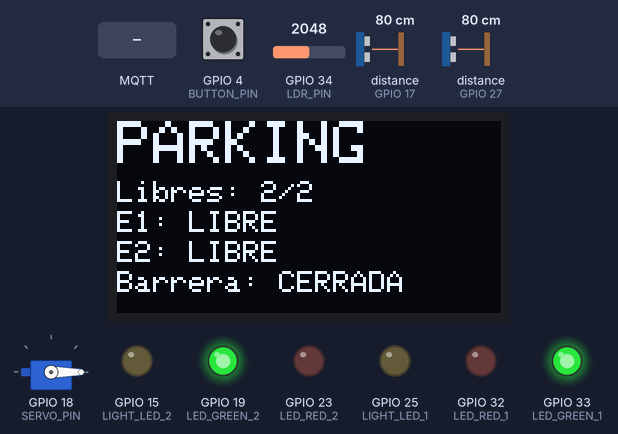
Recording of a sketch running on a simulated ESP32. Parts: servo, 128×64 one-colour display, output pins drawn as LEDs (lit = HIGH). Wiring (from diagram.json): 2 × ultrasonic range finder: trigger GPIO 26, echo GPIO 27 / trigger GPIO 16, echo GPIO 17. Inputs (shaded band) come from the test bench; at power-on: distance to the obstacle (sensors on GPIO 17, GPIO 27) 80 cm, GPIO 4 (BUTTON_PIN) HIGH, GPIO 34 (LDR_PIN) = 2048. The echo pulse lasts 58.3 µs per cm; WiFi joins after 1.5 s; servers stay silent unless stated; no MQTT or app messages arrive unless stated; pins used as bus, display or sensor lines are not drawn; what the sketch prints to the serial monitor is not drawn.

Above: at 2.7 s.
2.8 s: distance to the obstacle (sensor on GPIO 17) set to 12 cm
4.3 s: distance to the obstacle (sensor on GPIO 17) set to 9 cm
At 5.6 s:
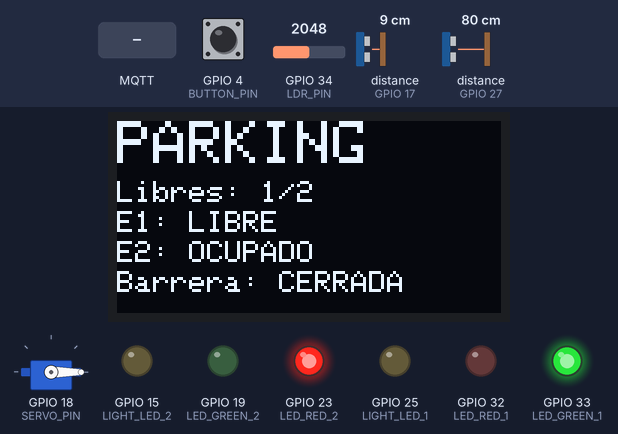
5.9 s: GPIO 4 (BUTTON_PIN) pulled LOW for 0.15 s
At 7.3 s:
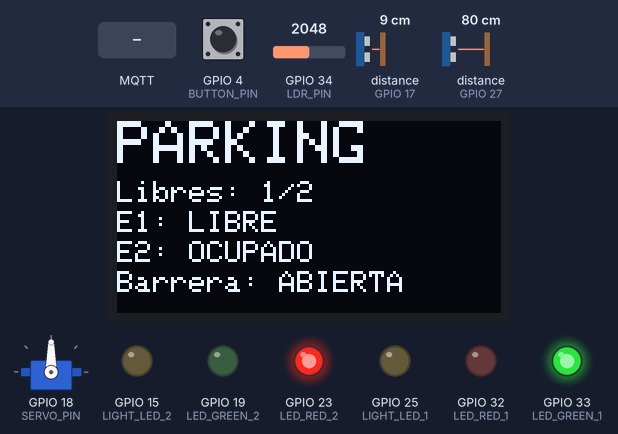
7.6 s: distance to the obstacle (sensor on GPIO 27) set to 12 cm
9.1 s: distance to the obstacle (sensor on GPIO 27) set to 9 cm
At 9.8 s:
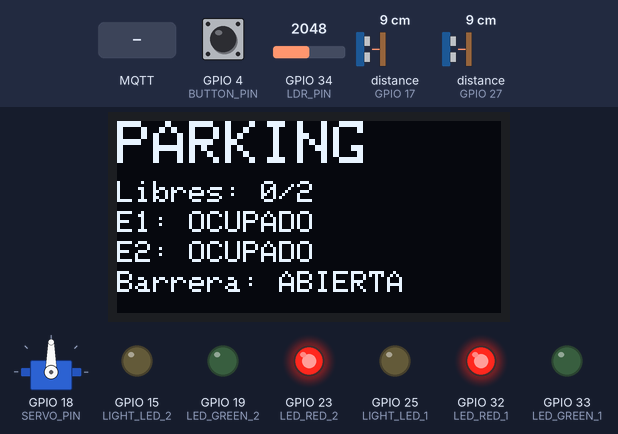
10.7 s: MQTT message "RESET_SISTEMA" arrives on the first subscribed topic
At 12.0 s:
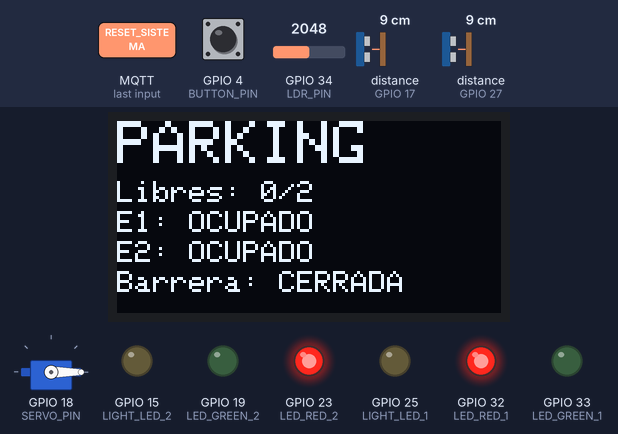
Timing chart, 0 to 13.3 s (numbered marks = the images above; inputs shaded):
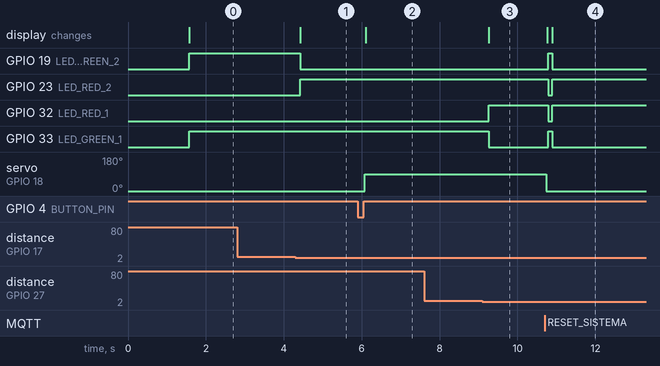

The sketch:

sketch.ino
```cpp
#include <WiFi.h>
#include <PubSubClient.h>
#include <ESP32Servo.h>
#include <Wire.h>
#include <Adafruit_GFX.h>
#include <Adafruit_SSD1306.h>
#include <ArduinoJson.h>

// ======================== CONFIGURACIÓN WIFI (WOKWI) ========================
const char* ssid = "Wokwi-GUEST";
const char* password = "";

// ======================== CONFIGURACIÓN MQTT ========================
const char* mqtt_server = "broker.hivemq.com";
const int mqtt_port = 1883;
const char* mqtt_client_id = "ESP32_Parking_DualSpace_2025";

// Topics MQTT
const char* topic_status = "estacionamiento/status";
const char* topic_espacio1 = "estacionamiento/espacio1";
const char* topic_espacio2 = "estacionamiento/espacio2";
const char* topic_iluminacion = "estacionamiento/iluminacion";
const char* topic_barrera = "estacionamiento/barrera";
const char* topic_comando = "estacionamiento/comando";

// ======================== PINES ESP32 ========================
// Espacio 1
#define TRIG_PIN_1 26
#define ECHO_PIN_1 27
#define LED_GREEN_1 33
#define LED_RED_1 32

// Espacio 2
#define TRIG_PIN_2 16
#define ECHO_PIN_2 17
#define LED_GREEN_2 19
#define LED_RED_2 23

// Sistemas generales
#define SERVO_PIN 18
#define BUTTON_PIN 4
#define LDR_PIN 34

// Iluminación
#define LIGHT_LED_1 25
#define LIGHT_LED_2 15

// ======================== CONFIGURACIÓN OLED ========================
#define SCREEN_WIDTH 128
#define SCREEN_HEIGHT 64
#define OLED_RESET -1
Adafruit_SSD1306 display(SCREEN_WIDTH, SCREEN_HEIGHT, &Wire, OLED_RESET);

// ======================== OBJETOS ========================
WiFiClient espClient;
PubSubClient client(espClient);
Servo barrierServo;

// ======================== VARIABLES DEL SISTEMA ========================
int totalSpaces = 2;
int occupiedSpaces = 0;
int freeSpaces = 2;
bool space1Occupied = false;
bool space2Occupied = false;
bool lastButtonState = HIGH;
bool barrierOpen = false;
bool lightsOn = false;
bool manualLightControl = false;

// Variables para control de cambios
bool lastSpace1Occupied = false;
bool lastSpace2Occupied = false;
bool lastBarrierOpen = false;
bool lastLightsOn = false;
bool lastManualLightControl = false;
int lastLightLevel = -1;

unsigned long lastSensorRead = 0;
unsigned long lastMQTTSend = 0;
unsigned long lastLDRRead = 0;
unsigned long lastThingSpeakSend = 0;  // NUEVO: Control específico para ThingSpeak

// Intervalos optimizados
const unsigned long sensorInterval = 300;      // Leer sensores cada 300ms (más rápido)
const unsigned long mqttInterval = 2000;       // MQTT cada 2s para respuesta rápida
const unsigned long ldrInterval = 1000;        // LDR cada 1s
const unsigned long thingSpeakInterval = 20000; // ThingSpeak cada 20s (MÍNIMO PARA THINGSPEAK)

// ======================== SETUP ========================
void setup() {
  Serial.begin(115200);
  Serial.println("🚗🚗 Sistema de Estacionamiento Dual OPTIMIZADO - ESP32 + Node-RED");

  // Configurar pines - Espacio 1
  pinMode(TRIG_PIN_1, OUTPUT);
  pinMode(ECHO_PIN_1, INPUT);
  pinMode(LED_GREEN_1, OUTPUT);
  pinMode(LED_RED_1, OUTPUT);

  // Configurar pines - Espacio 2
  pinMode(TRIG_PIN_2, OUTPUT);
  pinMode(ECHO_PIN_2, INPUT);
  pinMode(LED_GREEN_2, OUTPUT);
  pinMode(LED_RED_2, OUTPUT);

  // Pines generales
  pinMode(BUTTON_PIN, INPUT_PULLUP);
  pinMode(LDR_PIN, INPUT);
  pinMode(LIGHT_LED_1, OUTPUT);
  pinMode(LIGHT_LED_2, OUTPUT);

  // Inicializar servo
  barrierServo.attach(SERVO_PIN);
  barrierServo.write(0);

  // Inicializar OLED
  if(!display.begin(SSD1306_SWITCHCAPVCC, 0x3C)) {
    Serial.println(F("❌ Error al inicializar OLED"));
  } else {
    Serial.println("✅ OLED inicializado");
  }

  display.clearDisplay();
  display.setTextSize(1);
  display.setTextColor(SSD1306_WHITE);

  // Conectar WiFi
  setup_wifi();

  // Configurar MQTT
  client.setServer(mqtt_server, mqtt_port);
  client.setCallback(callback);

  // Estado inicial
  updateDisplay();
  updateLEDs();
  updateLights();

  // Inicializar variables de cambio
  lastSpace1Occupied = space1Occupied;
  lastSpace2Occupied = space2Occupied;
  lastBarrierOpen = barrierOpen;
  lastLightsOn = lightsOn;
  lastManualLightControl = manualLightControl;

  Serial.println("✅ Sistema optimizado inicializado");
  Serial.println("📡 MQTT Dashboard: cada 2s");
  Serial.println("📊 ThingSpeak: cada 20s o al cambiar");
}

// ======================== CONFIGURACIÓN WIFI ========================
void setup_wifi() {
  delay(10);
  Serial.println();
  Serial.print("Conectando a WiFi: ");
  Serial.println(ssid);

  WiFi.begin(ssid, password);

  while (WiFi.status() != WL_CONNECTED) {
    delay(500);
    Serial.print(".");
  }

  Serial.println();
  Serial.println("✅ WiFi conectado");
  Serial.print("📡 IP address: ");
  Serial.println(WiFi.localIP());
}

// ======================== CALLBACK MQTT ========================
void callback(char* topic, byte* payload, unsigned int length) {
  String message;
  for (int i = 0; i < length; i++) {
    message += (char)payload[i];
  }

  Serial.print("📨 Comando recibido [");
  Serial.print(topic);
  Serial.print("]: ");
  Serial.println(message);

  if (String(topic) == topic_comando) {
    if (message == "ABRIR_BARRERA") {
      openBarrier();
      Serial.println("🎛️ Barrera abierta desde Node-RED");
      sendDataToNodeRED();  // Enviar inmediatamente
    }
    else if (message == "CERRAR_BARRERA") {
      closeBarrier();
      Serial.println("🎛️ Barrera cerrada desde Node-RED");
      sendDataToNodeRED();
    }
    else if (message == "TOGGLE_BARRERA") {
      if (barrierOpen) {
        closeBarrier();
      } else {
        openBarrier();
      }
      Serial.println("🎛️ Barrera conmutada desde Node-RED");
      sendDataToNodeRED();
    }
    else if (message == "RESET_SISTEMA") {
      space1Occupied = false;
      space2Occupied = false;
      occupiedSpaces = 0;
      freeSpaces = totalSpaces;
      closeBarrier();
      manualLightControl = false;
      updateDisplay();
      updateLEDs();
      updateLights();
      Serial.println("🔄 Sistema reseteado desde Node-RED");
      sendDataToNodeRED();
    }
    else if (message == "ENCENDER_LUCES") {
      manualLightControl = true;
      lightsOn = true;
      digitalWrite(LIGHT_LED_1, HIGH);
      digitalWrite(LIGHT_LED_2, HIGH);
      Serial.println("💡 Luces ENCENDIDAS manualmente desde Node-RED");
      sendDataToNodeRED();
    }
    else if (message == "APAGAR_LUCES") {
      manualLightControl = true;
      lightsOn = false;
      digitalWrite(LIGHT_LED_1, LOW);
      digitalWrite(LIGHT_LED_2, LOW);
      Serial.println("💡 Luces APAGADAS manualmente desde Node-RED");
      sendDataToNodeRED();
    }
    else if (message == "MODO_AUTOMATICO") {
      manualLightControl = false;
      updateLights();
      Serial.println("🤖 Luces en MODO AUTOMÁTICO desde Node-RED");
      sendDataToNodeRED();
    }
    else if (message == "TOGGLE_LUCES") {
      manualLightControl = true;
      lightsOn = !lightsOn;
      if (lightsOn) {
        digitalWrite(LIGHT_LED_1, HIGH);
        digitalWrite(LIGHT_LED_2, HIGH);
        Serial.println("💡 Luces ENCENDIDAS (toggle) desde Node-RED");
      } else {
        digitalWrite(LIGHT_LED_1, LOW);
        digitalWrite(LIGHT_LED_2, LOW);
        Serial.println("💡 Luces APAGADAS (toggle) desde Node-RED");
      }
      sendDataToNodeRED();
    }
  }
}

// ======================== RECONEXIÓN MQTT ========================
void reconnect() {
  while (!client.connected()) {
    Serial.print("🔄 Conectando a MQTT...");

    if (client.connect(mqtt_client_id)) {
      Serial.println(" ✅ MQTT conectado!");
      client.subscribe(topic_comando);
      Serial.println("🎧 Suscrito a comandos desde Node-RED");
    } else {
      Serial.print(" ❌ Error MQTT: ");
      Serial.print(client.state());
      Serial.println(" - Reintentando en 5 segundos");
      delay(5000);
    }
  }
}

// ======================== SENSOR ULTRASÓNICO CON FILTRO ========================
long readUltrasonicDistance(int trigPin, int echoPin) {
  // Leer múltiples veces para mayor estabilidad
  long total = 0;
  int validReadings = 0;

  for (int i = 0; i < 3; i++) {
    digitalWrite(trigPin, LOW);
    delayMicroseconds(2);
    digitalWrite(trigPin, HIGH);
    delayMicroseconds(10);
    digitalWrite(trigPin, LOW);

    long duration = pulseIn(echoPin, HIGH, 30000); // Timeout 30ms
    if (duration > 0) {
      long distance = duration * 0.034 / 2;
      if (distance > 0 && distance < 400) { // Filtrar lecturas válidas
        total += distance;
        validReadings++;
      }
    }
    delay(10);
  }

  if (validReadings > 0) {
    return total / validReadings; // Promedio
  } else {
    return -1; // Error de lectura
  }
}

// ======================== DETECTAR CAMBIOS ========================
bool hasDataChanged() {
  return (space1Occupied != lastSpace1Occupied ||
          space2Occupied != lastSpace2Occupied ||
          barrierOpen != lastBarrierOpen ||
          lightsOn != lastLightsOn ||
          manualLightControl != lastManualLightControl);
}

void updateLastStates() {
  lastSpace1Occupied = space1Occupied;
  lastSpace2Occupied = space2Occupied;
  lastBarrierOpen = barrierOpen;
  lastLightsOn = lightsOn;
  lastManualLightControl = manualLightControl;
}

// ======================== ACTUALIZAR LEDs ========================
void updateLEDs() {
  // Espacio 1
  if (space1Occupied) {
    digitalWrite(LED_GREEN_1, LOW);
    digitalWrite(LED_RED_1, HIGH);
  } else {
    digitalWrite(LED_GREEN_1, HIGH);
    digitalWrite(LED_RED_1, LOW);
  }

  // Espacio 2
  if (space2Occupied) {
    digitalWrite(LED_GREEN_2, LOW);
    digitalWrite(LED_RED_2, HIGH);
  } else {
    digitalWrite(LED_GREEN_2, HIGH);
    digitalWrite(LED_RED_2, LOW);
  }
}

// ======================== ACTUALIZAR ILUMINACIÓN ========================
void updateLights() {
  int lightLevel = analogRead(LDR_PIN);

  if (manualLightControl) {
    if (lightsOn) {
      digitalWrite(LIGHT_LED_1, HIGH);
      digitalWrite(LIGHT_LED_2, HIGH);
    } else {
      digitalWrite(LIGHT_LED_1, LOW);
      digitalWrite(LIGHT_LED_2, LOW);
    }
  } else {
    if (lightLevel < 1000) {
      digitalWrite(LIGHT_LED_1, HIGH);
      digitalWrite(LIGHT_LED_2, HIGH);
      lightsOn = true;
    } else {
      digitalWrite(LIGHT_LED_1, LOW);
      digitalWrite(LIGHT_LED_2, LOW);
      lightsOn = false;
    }
  }
}

// ======================== ACTUALIZAR DISPLAY ========================
void updateDisplay() {
  display.clearDisplay();

  display.setTextSize(2);
  display.setCursor(0, 0);
  display.println("PARKING");

  display.setTextSize(1);
  display.setCursor(0, 20);
  display.print("Libres: ");
  display.print(freeSpaces);
  display.print("/");
  display.println(totalSpaces);

  display.setCursor(0, 30);
  display.print("E1: ");
  display.print(space1Occupied ? "OCUPADO" : "LIBRE");

  display.setCursor(0, 40);
  display.print("E2: ");
  display.print(space2Occupied ? "OCUPADO" : "LIBRE");

  display.setCursor(0, 50);
  display.print("Barrera: ");
  display.println(barrierOpen ? "ABIERTA" : "CERRADA");

  display.display();
}

// ======================== CONTROL DE BARRERA ========================
void openBarrier() {
  barrierServo.write(90);
  barrierOpen = true;
  Serial.println("🚪 Barrera ABIERTA");
  updateDisplay();
}

void closeBarrier() {
  barrierServo.write(0);
  barrierOpen = false;
  Serial.println("🚪 Barrera CERRADA");
  updateDisplay();
}

// ======================== ENVIAR DATOS A NODE-RED ========================
void sendDataToNodeRED() {
  if (client.connected()) {
    int lightLevel = analogRead(LDR_PIN);

    // 1. Estado general - SIEMPRE con valores válidos
    StaticJsonDocument<300> statusDoc;
    statusDoc["espacios_libres"] = freeSpaces;
    statusDoc["espacios_ocupados"] = occupiedSpaces;
    statusDoc["total_espacios"] = totalSpaces;
    statusDoc["porcentaje_ocupacion"] = (totalSpaces > 0) ? ((float)occupiedSpaces / totalSpaces * 100.0) : 0.0;
    statusDoc["barrera_abierta"] = barrierOpen;
    statusDoc["nivel_luz"] = (lightLevel >= 0) ? lightLevel : 0;
    statusDoc["luces_encendidas"] = (digitalRead(LIGHT_LED_1) == HIGH);
    statusDoc["timestamp"] = millis();

    String statusJson;
    serializeJson(statusDoc, statusJson);
    client.publish(topic_status, statusJson.c_str());

    // 2. Estado Espacio 1
    StaticJsonDocument<150> space1Doc;
    space1Doc["espacio"] = 1;
    space1Doc["ocupado"] = space1Occupied;
    space1Doc["estado"] = space1Occupied ? "OCUPADO" : "LIBRE";

    String space1Json;
    serializeJson(space1Doc, space1Json);
    client.publish(topic_espacio1, space1Json.c_str());

    // 3. Estado Espacio 2
    StaticJsonDocument<150> space2Doc;
    space2Doc["espacio"] = 2;
    space2Doc["ocupado"] = space2Occupied;
    space2Doc["estado"] = space2Occupied ? "OCUPADO" : "LIBRE";

    String space2Json;
    serializeJson(space2Doc, space2Json);
    client.publish(topic_espacio2, space2Json.c_str());

    // 4. Estado de iluminación
    StaticJsonDocument<150> lightDoc;
    lightDoc["nivel_luz"] = (lightLevel >= 0) ? lightLevel : 0;
    lightDoc["es_de_noche"] = (lightLevel < 1000);
    lightDoc["luces_encendidas"] = (digitalRead(LIGHT_LED_1) == HIGH);
    lightDoc["modo_manual"] = manualLightControl;
    lightDoc["modo"] = manualLightControl ? "MANUAL" : "AUTOMATICO";

    String lightJson;
    serializeJson(lightDoc, lightJson);
    client.publish(topic_iluminacion, lightJson.c_str());

    // 5. Estado de barrera
    StaticJsonDocument<100> barrierDoc;
    barrierDoc["abierta"] = barrierOpen;
    barrierDoc["estado"] = barrierOpen ? "ABIERTA" : "CERRADA";
    barrierDoc["angulo"] = barrierOpen ? 90 : 0;

    String barrierJson;
    serializeJson(barrierDoc, barrierJson);
    client.publish(topic_barrera, barrierJson.c_str());

    Serial.println("📤 Datos enviados a Node-RED (Dashboard)");
  }
}

// ======================== LOOP PRINCIPAL OPTIMIZADO ========================
void loop() {
  if (!client.connected()) {
    reconnect();
  }
  client.loop();

  unsigned long currentTime = millis();
  bool dataChanged = false;

  // ======================== LEER SENSORES ULTRASÓNICOS ========================
  if (currentTime - lastSensorRead >= sensorInterval) {
    long distance1 = readUltrasonicDistance(TRIG_PIN_1, ECHO_PIN_1);
    long distance2 = readUltrasonicDistance(TRIG_PIN_2, ECHO_PIN_2);

    if (distance1 > 0 && distance2 > 0) { // Solo procesar si las lecturas son válidas
      Serial.println("📏 Distancias - E1: " + String(distance1) + "cm, E2: " + String(distance2) + "cm");

      // Detectar cambios en Espacio 1
      bool newSpace1State = (distance1 < 10);
      if (newSpace1State != space1Occupied) {
        space1Occupied = newSpace1State;
        Serial.println("🚗 CAMBIO Espacio 1: " + String(space1Occupied ? "OCUPADO" : "LIBRE"));
        dataChanged = true;
      }

      // Detectar cambios en Espacio 2
      bool newSpace2State = (distance2 < 10);
      if (newSpace2State != space2Occupied) {
        space2Occupied = newSpace2State;
        Serial.println("🚗 CAMBIO Espacio 2: " + String(space2Occupied ? "OCUPADO" : "LIBRE"));
        dataChanged = true;
      }

      // Actualizar contadores si hubo cambios
      if (dataChanged) {
        occupiedSpaces = 0;
        if (space1Occupied) occupiedSpaces++;
        if (space2Occupied) occupiedSpaces++;
        freeSpaces = totalSpaces - occupiedSpaces;

        updateDisplay();
        updateLEDs();
        sendDataToNodeRED(); // Enviar inmediatamente al cambiar
      }
    }

    lastSensorRead = currentTime;
  }

  // ======================== LEER BOTÓN FÍSICO ========================
  bool currentButtonState = digitalRead(BUTTON_PIN);
  if (currentButtonState == LOW && lastButtonState == HIGH) {
    delay(50); // Debounce

    if (barrierOpen) {
      closeBarrier();
    } else {
      openBarrier();
    }

    dataChanged = true;
    sendDataToNodeRED();
  }
  lastButtonState = currentButtonState;

  // ======================== LEER SENSOR DE LUZ ========================
  if (currentTime - lastLDRRead >= ldrInterval) {
    int currentLightLevel = analogRead(LDR_PIN);

    // Solo actualizar si hay cambio significativo (más de 50 unidades)
    if (abs(currentLightLevel - lastLightLevel) > 50 || lastLightLevel == -1) {
      updateLights();
      lastLightLevel = currentLightLevel;
      if (hasDataChanged()) {
        dataChanged = true;
      }
    }

    lastLDRRead = currentTime;
  }

  // ======================== ENVIAR DATOS PERIÓDICAMENTE (DASHBOARD) ========================
  if (currentTime - lastMQTTSend >= mqttInterval) {
    sendDataToNodeRED(); // Para mantener dashboard actualizado
    lastMQTTSend = currentTime;
  }

  // ======================== ENVIAR A THINGSPEAK (SOLO CADA 20s O AL CAMBIAR) ========================
  if (dataChanged || (currentTime - lastThingSpeakSend >= thingSpeakInterval)) {
    if (currentTime - lastThingSpeakSend >= 15000) { // Mínimo 15s entre envíos
      // Publicar un mensaje especial para ThingSpeak
      sendDataToNodeRED(); // Esto activará el flujo a ThingSpeak
      lastThingSpeakSend = currentTime;
      Serial.println("📊 Enviando a ThingSpeak...");
    }
  }

  // Actualizar estados anteriores
  if (dataChanged) {
    updateLastStates();
  }

  delay(50); // Reducir delay para mayor responsividad
}
```

Measured:
- the behaviour switches between 11 and 10 cm on distance to the obstacle (sensor on GPIO 17) (found by bisection; images 0 and 1)
- the behaviour switches between 11 and 10 cm on distance to the obstacle (sensor on GPIO 27) (found by bisection; images 2 and 3)
- after the input at 2.8 s, every drawn part: stays the same
- after the input at 4.3 s, GPIO 19 (LED_GREEN_2): HIGH → LOW after 0.13 s; GPIO 23 (LED_RED_2): LOW → HIGH after 0.13 s; the display: changes after 0.13 s (image 1)
- after the input at 5.9 s, servo on GPIO 18 (SERVO_PIN): 0° → 90° after 0.18 s; the display: changes after 0.20 s (image 2)
- after the input at 7.6 s, every drawn part: stays the same
- after the input at 9.1 s, GPIO 32 (LED_RED_1): LOW → HIGH after 0.17 s; GPIO 33 (LED_GREEN_1): HIGH → LOW after 0.17 s; the display: changes after 0.17 s (image 3)
- after the input at 10.7 s, GPIO 19 (LED_GREEN_2), GPIO 33 (LED_GREEN_1): LOW → HIGH after 0.10 s, → LOW 0.10 s later; GPIO 23 (LED_RED_2), GPIO 32 (LED_RED_1): HIGH → LOW after 0.10 s, → HIGH 0.10 s later; servo on GPIO 18 (SERVO_PIN): 90° → 0° at once; the display: first changes after 0.07 s (image 4 shows a later state)
